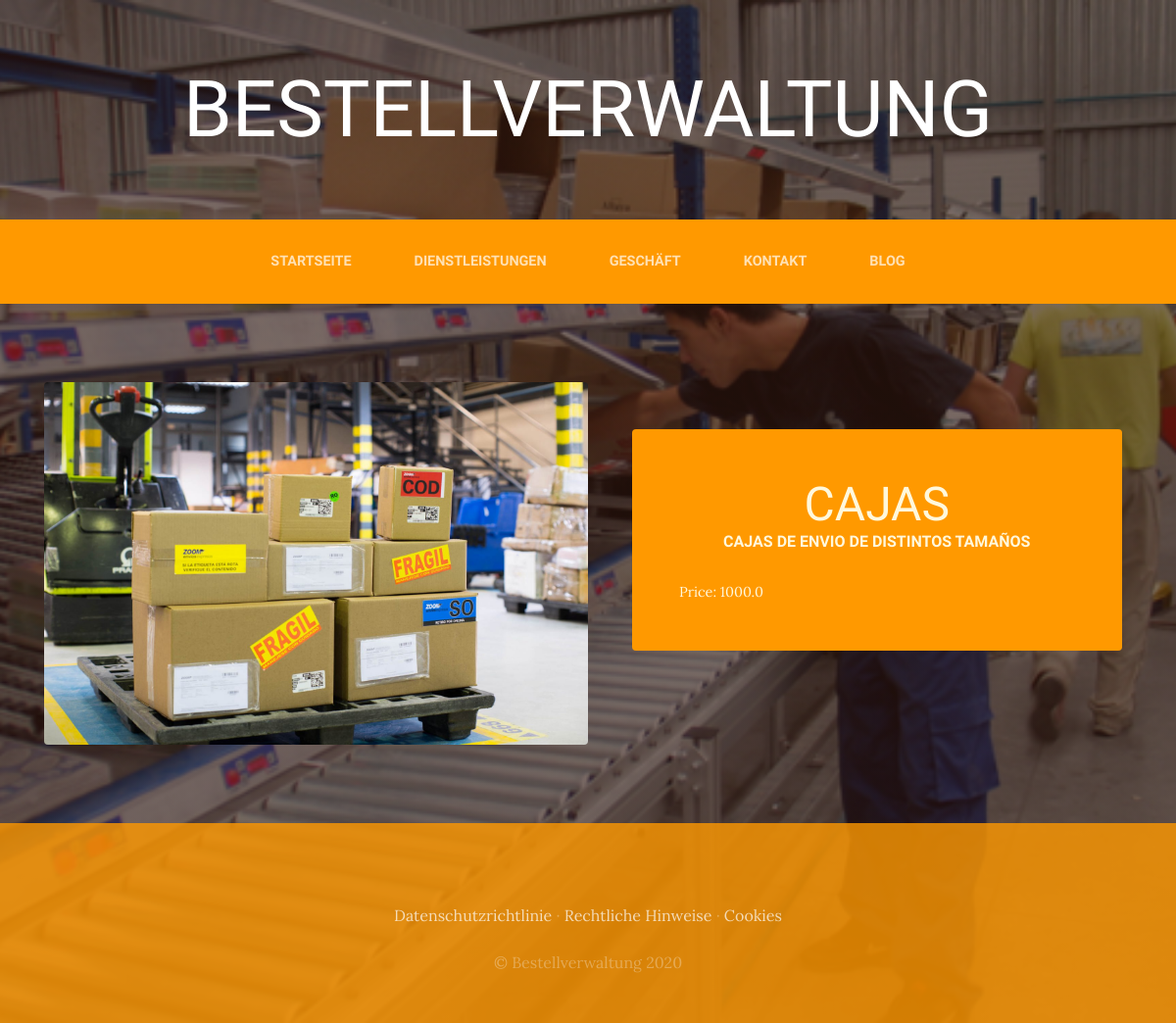
The page /store/categoriesproducts/1/ on the database its author committed.
### store/models.py (models this page shows, shortened)
class Product(models.Model):
    name=models.CharField(max_length=50)
    description=models.CharField(max_length=120)
    category=models.ForeignKey(Store_category, on_delete=models.CASCADE)
    image=models.ImageField(upload_to='store', null=True, blank=True)
    price=models.FloatField()
    avialable=models.BooleanField(default=True)
    created=models.DateTimeField(auto_now_add=True)
    updated=models.DateTimeField(auto_now_add=True)
    class Meta:
        verbose_name='product'
        verbose_name_plural='products'

### store/views.py (the view)
# urls.py: path('categoriesproducts/<int:_id>/', views.categories_products, name='categoriesproducts'),
def categories_products(request, _id):
    categ_=Store_category.objects.get(id=_id)
    product_=Product.objects.filter(category_id = categ_)
    return render(request, 'store/categories_post.html', {'products': product_})

### store/Templates/store/categories_post.html
{% extends "ProyectoWebApp/base.html" %}
{% load static %}
{% block content %}
{% if products %}
<ul style="list-style-type: none; padding: 0;">
    {% for product in products %}
    <section class="page-section clearfix">
        <div class="container">
            <div class="intro">
                <img class="intro-img img-fluid mb-3 mb-lg-0 rounded"
                    src="{% if product.image %} {{product.image.url}} {% endif %}" style="width: 50%;" alt="">
                <div class="intro-text left-0 text-center bg-faded p-5 rounded">
                    <h2 class="section-heading mb-4">
                        <span class="section-heading-lower">{{product.name}}</span>
                        <span class="section-heading-upper">{{product.description}}</span>
                    </h2>
                    <div style="text-align: left;  font-size: 0.9rem;">
                        Price: {{product.price}}
                    </div>
                </div>
            </div>
        </div>
    </section>
    {% endfor %}
</ul>
{% else %}
<p>There are no posts</p>
{% endif %}
{% endblock %}

### ProyectoWebApp/static/ProyectoWebApp/css/gestion.css (style rules this page uses)
body { font-family: 'Lora'; background: linear-gradient(rgba(47, 23, 15, 0.65), rgba(47, 23, 15, 0.65)), url("../img/bg_main.jpg"); background-attachment: fixed; background-position: center; background-size: cover; }
h1, h2, h3, h4, h5, h6 { font-family: 'Raleway'; }
.page-section { margin-top: 5rem; margin-bottom: 5rem; }
.section-heading { text-transform: uppercase; }
.section-heading .section-heading-upper { display: block; font-size: 1rem; font-weight: 800; padding-bottom: .5rem; }
.section-heading .section-heading-lower { display: block; font-size: 3rem; font-weight: 100; }
.bg-faded { background-color: rgba(255, 255, 255, 0.85); }
.intro { position: relative; }
@media (min-width: 992px) { .intro .intro-img { width: 75%; float: left; } }
@media (min-width: 992px) { .intro .intro-text { left: 600; width: 60%; margin-top: 3rem; background-color: rgba(255, 153, 0); color: cornsilk; position: absolute; } }
@media (min-width: 1200px) { .intro .intro-text { width: 45%; } }

### rows shown on the page
Product: image (picture), name "CAJAS", description "CAJAS DE ENVIO DE DISTINTOS TAMAÑOS", price "1000.0"
